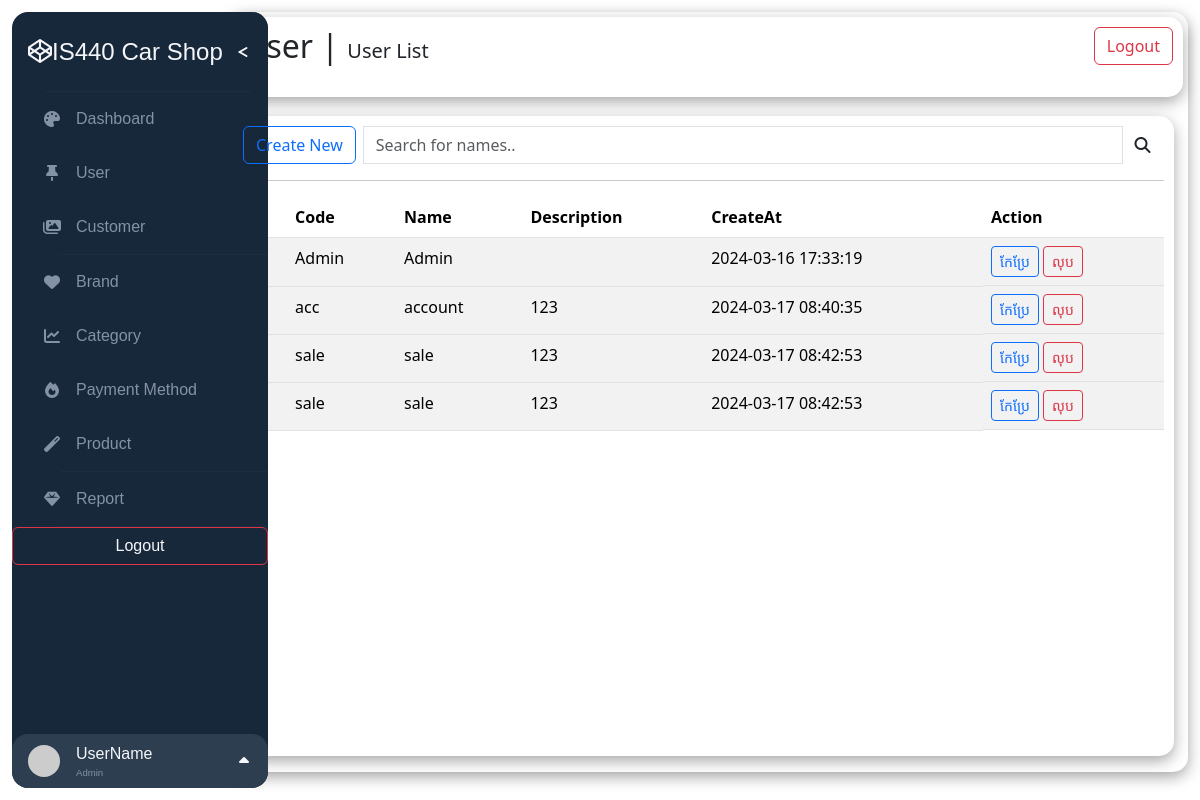
The page /admin/view-user.php (signed in) on the database its author committed.
### tables this page shows
CREATE TABLE `tbl_user` (
  `id` int(11) NOT NULL,
  `code` varchar(120) NOT NULL,
  `name` varchar(120) NOT NULL,
  `password` varchar(255) NOT NULL,
  `desc` varchar(255) DEFAULT NULL,
  `create_at` timestamp NOT NULL DEFAULT current_timestamp(),
  `update` datetime DEFAULT NULL
);

### admin/view-user.php (the view, shortened to what this page needs)
<?php
include('cn.php');
?>
<?php include('include/head.php'); ?>
<body>
    <?php
    include('include/sidebar.php');
    ?>
    <div class="div">
        <div class="story_board">
            <div class="head1">
                <h2 style="float: left;">User | <span style="font-size: 20px;">User List</span></h2>
                <a href="index.php?out" style="float:right;" type="button" class="btn btn-outline-danger ">Logout</a>
            </div>
        </div>
        <div class="body1">
            <div class="input-group">
                <form class="form-inline ml-3 w-100" method="GET">
                    <div class="input-group input-group ">
                    <a href="/admin/add-user.php"><button style="float:right; " type="button" class="btn btn-outline-primary me-2">Create New</button></a>
                    <input class="form-control form-control-navbar" type="text" id="myInput" onkeyup="myFunction()" placeholder="Search for names..">
                    <div class="input-group-append">
                        <button class="btn btn-navbar" type="submit">
                        <i class="fas fa-search"></i>
                        </button>
                    </div>
                    </div>
                </form>
            </div>
            <hr>
            <table class="table table-striped" id="myTable">
                <thead>
                    <tr>
                        <th scope="col">#</th>
                        <th scope="col">Code</th>
                        <th scope="col">Name</th>
                        <th scope="col">Description</th>
                        <th scope="col">CreateAt</th>
                        <th scope="col">Action</th>
                    </tr>
                </thead>
                <?php
                $sqlUser = "SELECT * FROM `tbl_user`";
                $rs = $conn->query($sqlUser);
                $i = 1;
                while ($rowuser = $rs->fetch_assoc()) {
                    echo '
                    <tbody>
                        <tr>
                        <th scope="row">' . $i . '</th>
                        <td>' . $rowuser['code'] . '</td>
                        <td>' . $rowuser['name'] . '</td>
                        <td>' . $rowuser['desc'] . '</td>
                        <td>' . $rowuser['create_at'] . '</td>
                        <td style="display: flex; align-item:center;">
                            <a href="add-user.php?uId='.$rowuser['id'].'" style="float:right; " class="btn btn-outline-primary btn-sm ">កែប្រែ</a>
                            <a href="view-user.php?delId='.$rowuser['id'].'" class="btn btn-outline-danger btn-sm ms-1" onclick="return confirm(\'Are you sure you want to delete this brand?\')">លុប</a>
                        </td>
                        </tr>
                    </tbody>
                    ';
                    $i++;
                }
                ?>
            </table>
        </div>
    </div>
</body>
</html>

### admin/include/head.php (shortened to what this page needs)
<!DOCTYPE html>
<html lang="en">
<head>
    <link href="https://cdn.jsdelivr.net/npm/bootstrap@5.3.3/dist/css/bootstrap.min.css" rel="stylesheet">
    <link rel="stylesheet" href="https://cdnjs.cloudflare.com/ajax/libs/font-awesome/6.5.1/css/all.min.css" />
    <link rel="stylesheet" href="/admin/asset/css/sidebar-style.css">
    <link rel="stylesheet" href="/admin/asset/css/dashboard-style.css">
    <link rel="stylesheet" href="/admin/asset/css/add-user.css">
</head>

### admin/include/sidebar.php (shortened to what this page needs)
<?php
include('cn.php');
?>
<?php  include('include/head.php') ?>
<div id="nav-bar">
  <div id="nav-header"><a id="nav-title" href="https://codepen.io" target="_blank"><i class="fab fa-codepen"></i>IS440 Car Shop</a>
    <label for="nav-toggle"><span id="nav-toggle-burger"></span></label>
    <hr/>
  </div>
  <div id="nav-content">
    <div class="nav-button"><i class="fas fa-palette"></i><span><a href="/admin/index.php">Dashboard</a></span></div>
    <div class="nav-button"><i class="fas fa-thumbtack"></i><span><a href="/admin/view-user.php">User</a></span></div>
    <div class="nav-button"><i class="fas fa-images"></i><span>Customer</span></div>
    <hr/>
    <div class="nav-button"><i class="fas fa-heart"></i><span><a href="/admin/view-brand.php">Brand</a></span></div>
    <div class="nav-button"><i class="fas fa-chart-line"></i><span>Category</span></div>
    <div class="nav-button"><i class="fas fa-fire"></i><span>Payment Method</span></div>
    <div class="nav-button"><i class="fas fa-magic"></i><span>Product</span></div>
    <hr/>
    <div class="nav-button"><i class="fas fa-gem"></i><span>Report</span></div>
    <hr/>
    <a href="index.php?out" class="btn btn-outline-danger sm z-3 position-absolute w-100">Logout</a>
  </div>
  <div id="nav-footer">
    <div id="nav-footer-heading">
      <div id="nav-footer-avatar"><img src="https://gravatar.com/avatar/4474ca42d303761c2901fa819c4f2547"/></div>
      <?php
        $id = $_SESSION['session'];
        $sql = "SELECT * FROM `tbl_user` WHERE `id` = '$id'";
        $rs = $conn->query($sql);
        $row = mysqli_fetch_assoc($rs);
      ?>
      <div id="nav-footer-titlebox"><a id="nav-footer-title" href="https://codepen.io/uahnbu/pens/public" target="_blank">UserName</a><span id="nav-footer-subtitle"><?php echo $row['name'] ?></span></div>
      <label for="nav-footer-toggle"><i class="fas fa-caret-up"></i></label>
    </div>
  </div>
</div>

### admin/asset/css/sidebar-style.css (style rules this page uses)
:root { --background: #9c88ff; --navbar-width: 256px; --navbar-width-min: 80px; --navbar-dark-primary: #18283b; --navbar-dark-secondary: #2c3e50; --navbar-light-primary: #f5f6fa; --navbar-light-secondary: #8392a5; }
#nav-bar { position: absolute; left: 1vw; top: 1vw; height: calc(100% - 2vw); background: var(--navbar-dark-primary); border-radius: 16px; display: flex; flex-direction: column; color: var(--navbar-light-primary); font-family: Verdana, Geneva, Tahoma, sans-serif; overflow: hidden; user-select: none; }
#nav-bar hr { margin: 0; position: relative; left: 16px; width: calc(100% - 32px); border: none; border-top: solid 1px var(--navbar-dark-secondary); }
#nav-bar a { color: inherit; text-decoration: inherit; }
#nav-header { position: relative; width: var(--navbar-width); left: 16px; width: calc(var(--navbar-width) - 16px); min-height: 80px; background: var(--navbar-dark-primary); border-radius: 16px; z-index: 2; display: flex; align-items: center; transition: width 0.2s; }
#nav-header hr { position: absolute; bottom: 0; }
#nav-title { font-size: 1.5rem; transition: opacity 1s; }
label[for=nav-toggle] { position: absolute; right: 0; width: 3rem; height: 100%; display: flex; align-items: center; justify-content: center; cursor: pointer; }
#nav-toggle-burger { position: relative; width: 16px; height: 2px; background: var(--navbar-dark-primary); border-radius: 99px; transition: background 0.2s; }
#nav-toggle-burger:before, #nav-toggle-burger:after { content: ""; position: absolute; top: -6px; width: 10px; height: 2px; background: var(--navbar-light-primary); border-radius: 99px; transform: translate(2px, 8px) rotate(30deg); transition: 0.2s; }
#nav-toggle-burger:after { top: 6px; transform: translate(2px, -8px) rotate(-30deg); }
#nav-content { margin: -16px 0; padding: 16px 0; position: relative; flex: 1; width: var(--navbar-width); background: var(--navbar-dark-primary); box-shadow: 0 0 0 16px var(--navbar-dark-primary); direction: rtl; overflow-x: hidden; transition: width 0.2s; }
.nav-button { position: relative; margin-left: 16px; height: 54px; display: flex; align-items: center; color: var(--navbar-light-secondary); direction: ltr; cursor: pointer; z-index: 1; transition: color 0.2s; }
.nav-button span { transition: opacity 1s; }
.nav-button .fas { transition: min-width 0.2s; }
#nav-bar .fas { min-width: 3rem; text-align: center; }
#nav-footer { position: relative; width: var(--navbar-width); height: 54px; background: var(--navbar-dark-secondary); border-radius: 16px; display: flex; flex-direction: column; z-index: 2; transition: width 0.2s, height 0.2s; }
#nav-footer-heading { position: relative; width: 100%; height: 54px; display: flex; align-items: center; }
#nav-footer-avatar { position: relative; margin: 11px 0 11px 16px; left: 0; width: 32px; height: 32px; border-radius: 50%; overflow: hidden; transform: translate(0); transition: 0.2s; }
#nav-footer-avatar img { height: 100%; }
#nav-footer-titlebox { position: relative; margin-left: 16px; width: 10px; display: flex; flex-direction: column; transition: opacity 1s; }
#nav-footer-subtitle { color: var(--navbar-light-secondary); font-size: 0.6rem; }
label[for=nav-footer-toggle] { position: absolute; right: 0; width: 3rem; height: 100%; display: flex; align-items: center; cursor: pointer; transition: transform 0.2s, opacity 0.2s; }

### admin/asset/css/dashboard-style.css (style rules this page uses)
html, body { margin: 0; background-color: var(--app-container); }
.div { padding: 5px; margin-top: 1%; margin-left: 19%; width: 80%; height: 95vh; box-shadow: rgba(0, 0, 0, 0.35) 0px 5px 15px; border-radius: 15px; }
.story_board { display: flex; flex-direction: row; justify-content: space-between; text-align: center; }

### admin/asset/css/add-user.css (style rules this page uses)
.div { padding: 5px; margin-top: 1%; margin-left: 19%; width: 80%; height: 95vh; box-shadow: rgba(0, 0, 0, 0.35) 0px 5px 15px; border-radius: 15px; }
.story_board { display: flex; flex-direction: row; justify-content: space-between; text-align: center; }
.head1 { padding: 10px; width: 100%; height: 10vh; box-shadow: rgba(0, 0, 0, 0.35) 0px 5px 15px; border-radius: 15px; display: block; flex-direction: column; justify-content: center; text-align: center; }
.body1 { margin-top: 2%; padding: 10px; width: 99%; height: 80vh; box-shadow: rgba(0, 0, 0, 0.35) 0px 5px 15px; border-radius: 15px; }

### rows shown on the page
tbl_user: name "Admin", code "Admin", create_at "2024-03-16 17:33:19"
tbl_user: code "acc", name "account", desc "123", create_at "2024-03-17 08:40:35"
tbl_user: code "sale", name "sale", desc "123", create_at "2024-03-17 08:42:53"
tbl_user: code "sale", name "sale", desc "123", create_at "2024-03-17 08:42:53"
